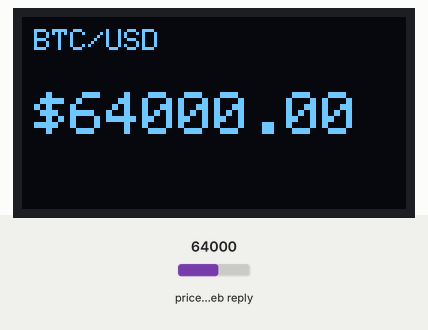
This sketch was run on a simulated ESP32. On the bench: 128×64 one-colour display. The inputs (shaded band) are chosen by the test bench; at power-on: price in the web reply 64000. WiFi joins after 1.5 s; servers stay silent unless stated; web services answer with replies made up by the test bench.

Above: at 1.8 s.

The sketch:

bitcoin-simple.ino
```cpp
#include <Wire.h>
#include <Adafruit_GFX.h>
#include <Adafruit_SSD1306.h>
#include <WiFi.h>
#include <HTTPClient.h>
#include <ArduinoJson.h>

#define SCREEN_WIDTH 128
#define SCREEN_HEIGHT 64
#define OLED_RESET -1
#define SCREEN_ADDRESS 0x3C

const char* ssid = "";
const char* password = "";
const char* url = "https://api.coingecko.com/api/v3/simple/price?ids=bitcoin&vs_currencies=usd";

const unsigned long updateInterval = 5 * 60 * 1000;  // 5 minutes
unsigned long lastUpdate = 0;


Adafruit_SSD1306 display(SCREEN_WIDTH, SCREEN_HEIGHT, &Wire, OLED_RESET);

void setup() {
  // put your setup code here, to run once:
  Serial.begin(115200);
  Wire.begin();

  // Initialize the display
 if (!display.begin(SSD1306_SWITCHCAPVCC, SCREEN_ADDRESS)) {
    Serial.println(F("SSD1306 allocation failed"));
    for (;;);
  }

  display.setTextColor(WHITE);
  WiFi.begin(ssid, password);

  display.clearDisplay();
  display.setTextSize(1);
  display.setCursor(4, 25);
  display.print("Connecting...");
  display.display();

  while(WiFi.status() != WL_CONNECTED) {
    delay(500);
  }
}


void displayPrice(float price) {
  display.clearDisplay();

  // Header
  display.setTextSize(1);
  display.setCursor(4, 4);
  display.print("BTC/USD");

  // Price display
  display.setTextSize(2);
  display.setCursor(4, 25);
  display.print("$");
  display.print(price, 2);

  display.display();
}


void displayError(const char* error) {
  display.clearDisplay();
  display.setTextSize(1);
  display.setCursor(4, 25);
  display.print(error);
  display.display();
}

void fetchAndDisplayPrice() {
  if(WiFi.status() == WL_CONNECTED) {
    HTTPClient http;
    http.begin(url);

    int httpResponseCode = http.GET();

    if(httpResponseCode > 0) {
      String payload = http.getString();
      StaticJsonDocument<200> doc;
      DeserializationError error = deserializeJson(doc, payload);

      if(!error) {
        float bitcoinPrice = doc["bitcoin"]["usd"];
        lastUpdate = millis();
        displayPrice(bitcoinPrice);
      } else {
        displayError("JSON Error");
      }
    } else {
      displayError("HTTP Error");
    }

    http.end();
  } else {
    displayError("WiFi Error");
  }
}


void loop() {
  unsigned long currentMillis = millis();

  if(currentMillis - lastUpdate >= updateInterval || lastUpdate == 0) {
    fetchAndDisplayPrice();
  }

  delay(1000);
}
```
